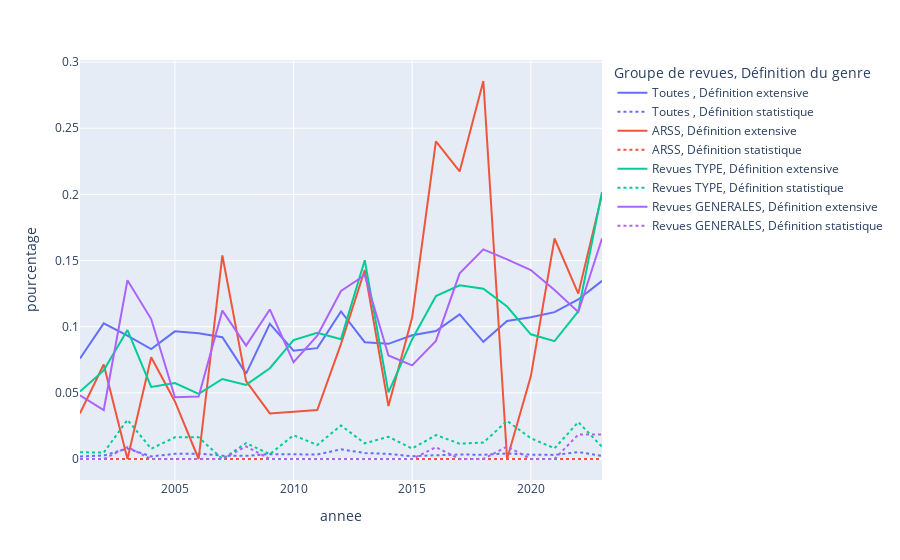

This figure's notebook cell:
### Code cell
fig

### Figure 1 — Plotly figure (JSON) as saved in the notebook; plotly's stock layout.template omitted (floating-point values rounded to 4 significant figures)
{"data": [{"hovertemplate": "Groupe de revues=Toutes <br>Définition du genre=Définition extensive<br>annee=%{x}<br>pourcentage=%{y}<extra></extra>", "legendgroup": "Toutes , Définition extensive", "line": {"color": "#636efa", "dash": "solid"}, "marker": {"symbol": "circle"}, "mode": "lines", "name": "Toutes , Définition extensive", "orientation": "v", "showlegend": true, "type": "scatter", "x": [2001, 2002, 2003, 2004, 2005, 2006, 2007, 2008, 2009, 2010, 2011, 2012, 2013, 2014, 2015, 2016, 2017, 2018, 2019, 2020, 2021, 2022, 2023], "xaxis": "x", "y": [0.07601, 0.1025, 0.09319, 0.08312, 0.0965, 0.09513, 0.09206, 0.0645, 0.1021, 0.08185, 0.08379, 0.1116, 0.08828, 0.08703, 0.09347, 0.09677, 0.1093, 0.0886, 0.1044, 0.1072, 0.111, 0.1206, 0.1346], "yaxis": "y"}, {"hovertemplate": "Groupe de revues=Toutes <br>Définition du genre=Définition statistique<br>annee=%{x}<br>pourcentage=%{y}<extra></extra>", "legendgroup": "Toutes , Définition statistique", "line": {"color": "#636efa", "dash": "dot"}, "marker": {"symbol": "circle"}, "mode": "lines", "name": "Toutes , Définition statistique", "orientation": "v", "showlegend": true, "type": "scatter", "x": [2001, 2002, 2003, 2004, 2005, 2006, 2007, 2008, 2009, 2010, 2011, 2012, 2013, 2014, 2015, 2016, 2017, 2018, 2019, 2020, 2021, 2022, 2023], "xaxis": "x", "y": [0.001974, 0.002629, 0.007885, 0.001963, 0.003886, 0.004011, 0.002529, 0.002389, 0.003697, 0.003465, 0.003403, 0.007324, 0.004527, 0.003802, 0.002105, 0.002823, 0.003377, 0.003222, 0.004209, 0.003319, 0.003084, 0.005242, 0.002301], "yaxis": "y"}, {"hovertemplate": "Groupe de revues=ARSS<br>Définition du genre=Définition extensive<br>annee=%{x}<br>pourcentage=%{y}<extra></extra>", "legendgroup": "ARSS, Définition extensive", "line": {"color": "#EF553B", "dash": "solid"}, "marker": {"symbol": "circle"}, "mode": "lines", "name": "ARSS, Définition extensive", "orientation": "v", "showlegend": true, "type": "scatter", "x": [2001, 2002, 2003, 2004, 2005, 2006, 2007, 2008, 2009, 2010, 2011, 2012, 2013, 2014, 2015, 2016, 2017, 2018, 2019, 2020, 2021, 2022, 2023], "xaxis": "x", "y": [0.03448, 0.07143, 0, 0.07692, 0.04348, 0, 0.1538, 0.05882, 0.03448, 0.03571, 0.03704, 0.08696, 0.1429, 0.04, 0.1071, 0.24, 0.2174, 0.2857, 0, 0.0625, 0.1667, 0.125, 0.2], "yaxis": "y"}, {"hovertemplate": "Groupe de revues=ARSS<br>Définition du genre=Définition statistique<br>annee=%{x}<br>pourcentage=%{y}<extra></extra>", "legendgroup": "ARSS, Définition statistique", "line": {"color": "#EF553B", "dash": "dot"}, "marker": {"symbol": "circle"}, "mode": "lines", "name": "ARSS, Définition statistique", "orientation": "v", "showlegend": true, "type": "scatter", "x": [2001, 2002, 2003, 2004, 2005, 2006, 2007, 2008, 2009, 2010, 2011, 2012, 2013, 2014, 2015, 2016, 2017, 2018, 2019, 2020, 2021, 2022, 2023], "xaxis": "x", "y": [0, 0, 0, 0, 0, 0, 0, 0, 0, 0, 0, 0, 0, 0, 0, 0, 0, 0, 0, 0, 0, 0, 0], "yaxis": "y"}, {"hovertemplate": "Groupe de revues=Revues TYPE<br>Définition du genre=Définition extensive<br>annee=%{x}<br>pourcentage=%{y}<extra></extra>", "legendgroup": "Revues TYPE, Définition extensive", "line": {"color": "#00cc96", "dash": "solid"}, "marker": {"symbol": "circle"}, "mode": "lines", "name": "Revues TYPE, Définition extensive", "orientation": "v", "showlegend": true, "type": "scatter", "x": [2001, 2002, 2003, 2004, 2005, 2006, 2007, 2008, 2009, 2010, 2011, 2012, 2013, 2014, 2015, 2016, 2017, 2018, 2019, 2020, 2021, 2022, 2023], "xaxis": "x", "y": [0.05102, 0.06699, 0.09746, 0.05447, 0.05738, 0.04918, 0.06048, 0.056, 0.06859, 0.08993, 0.09541, 0.09058, 0.1502, 0.05034, 0.09055, 0.1232, 0.1313, 0.1286, 0.1152, 0.09424, 0.08907, 0.1116, 0.2018], "yaxis": "y"}, {"hovertemplate": "Groupe de revues=Revues TYPE<br>Définition du genre=Définition statistique<br>annee=%{x}<br>pourcentage=%{y}<extra></extra>", "legendgroup": "Revues TYPE, Définition statistique", "line": {"color": "#00cc96", "dash": "dot"}, "marker": {"symbol": "circle"}, "mode": "lines", "name": "Revues TYPE, Définition statistique", "orientation": "v", "showlegend": true, "type": "scatter", "x": [2001, 2002, 2003, 2004, 2005, 2006, 2007, 2008, 2009, 2010, 2011, 2012, 2013, 2014, 2015, 2016, 2017, 2018, 2019, 2020, 2021, 2022, 2023], "xaxis": "x", "y": [0.005102, 0.004785, 0.02966, 0.007782, 0.01639, 0.01639, 0, 0.012, 0.00361, 0.01799, 0.0106, 0.02536, 0.01186, 0.01678, 0.007874, 0.01812, 0.01158, 0.01245, 0.02881, 0.01571, 0.008097, 0.02791, 0.009174], "yaxis": "y"}, {"hovertemplate": "Groupe de revues=Revues GENERALES<br>Définition du genre=Définition extensive<br>annee=%{x}<br>pourcentage=%{y}<extra></extra>", "legendgroup": "Revues GENERALES, Définition extensive", "line": {"color": "#ab63fa", "dash": "solid"}, "marker": {"symbol": "circle"}, "mode": "lines", "name": "Revues GENERALES, Définition extensive", "orientation": "v", "showlegend": true, "type": "scatter", "x": [2001, 2002, 2003, 2004, 2005, 2006, 2007, 2008, 2009, 2010, 2011, 2012, 2013, 2014, 2015, 2016, 2017, 2018, 2019, 2020, 2021, 2022, 2023], "xaxis": "x", "y": [0.04819, 0.03704, 0.1351, 0.1058, 0.04673, 0.04717, 0.1121, 0.08571, 0.113, 0.07317, 0.09322, 0.127, 0.1389, 0.07826, 0.0708, 0.08929, 0.1404, 0.1584, 0.1509, 0.1429, 0.1277, 0.1111, 0.1667], "yaxis": "y"}, {"hovertemplate": "Groupe de revues=Revues GENERALES<br>Définition du genre=Définition statistique<br>annee=%{x}<br>pourcentage=%{y}<extra></extra>", "legendgroup": "Revues GENERALES, Définition statistique", "line": {"color": "#ab63fa", "dash": "dot"}, "marker": {"symbol": "circle"}, "mode": "lines", "name": "Revues GENERALES, Définition statistique", "orientation": "v", "showlegend": true, "type": "scatter", "x": [2001, 2002, 2003, 2004, 2005, 2006, 2007, 2008, 2009, 2010, 2011, 2012, 2013, 2014, 2015, 2016, 2017, 2018, 2019, 2020, 2021, 2022, 2023], "xaxis": "x", "y": [0, 0, 0.009009, 0, 0, 0, 0, 0.009524, 0, 0, 0, 0, 0, 0, 0, 0.008929, 0, 0, 0.009434, 0, 0, 0.01852, 0.01852], "yaxis": "y"}], "layout": {"legend": {"title": {"text": "Groupe de revues, Définition du genre"}, "tracegroupgap": 0}, "margin": {"t": 60}, "xaxis": {"anchor": "y", "domain": [0, 1], "title": {"text": "annee"}}, "yaxis": {"anchor": "x", "domain": [0, 1], "title": {"text": "pourcentage"}}}}
